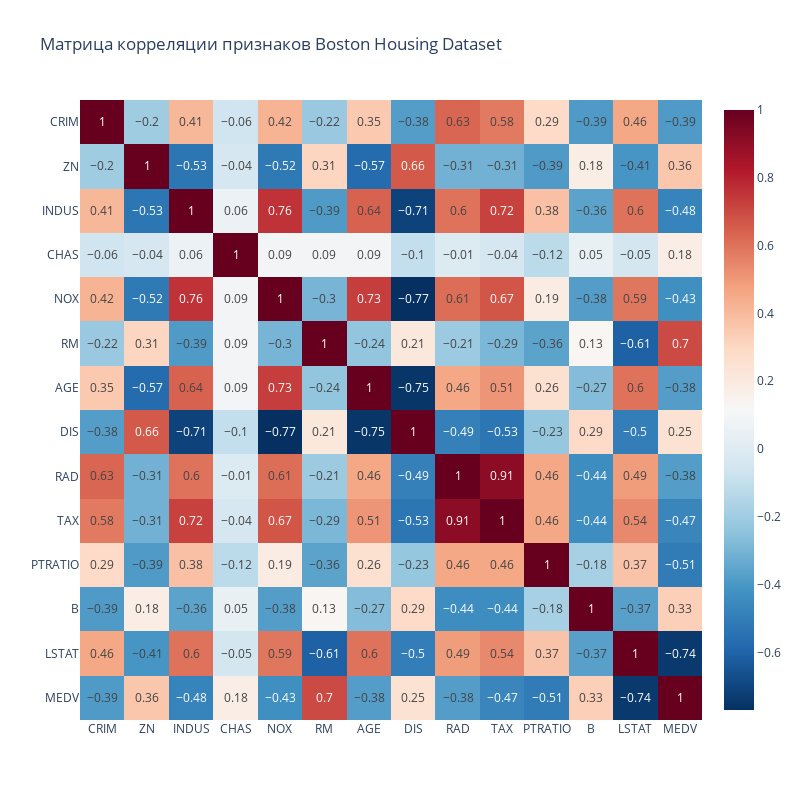

The notebook cell saved with this chart:
### Code cell
# Анализ корреляции между признаками и целевой переменной
# corr(): вычисляет матрицу корреляции Пирсона между всеми числовыми колонками
correlation_matrix = df.corr()

# Сортировка корреляций с целевой переменной MEDV по убыванию
# sort_values(ascending=False): сортирует значения по убыванию
target_correlation = correlation_matrix['MEDV'].sort_values(ascending=False)
abs_correlation = target_correlation.drop('MEDV').abs().sort_values(ascending=False)


print("Корреляция признаков с ценой (MEDV):")
print(target_correlation)

# Тепловая карта корреляций
# px.imshow: создает heatmap (тепловую карту)
# correlation_matrix.round(2): матрица корреляции, округленная до 2 знаков
# color_continuous_scale='RdBu_r': цветовая шкала от синего к красному (reversed)
# aspect="auto": автоматическое соотношение сторон
# text_auto=True: автоматическое отображение значений в ячейках

fig = px.imshow(correlation_matrix.round(2),
                title='Матрица корреляции признаков Boston Housing Dataset',
                aspect="auto",
                color_continuous_scale='RdBu_r',
                text_auto=True)
fig.update_layout(width=800, height=800)  # Размер графика
fig.show()

### Figure 1 — Plotly figure (JSON) as saved in the notebook; plotly's stock layout.template omitted (floating-point values rounded to 4 significant figures; data arrays with more than 128 entries replaced by an {"elided": "..."} marker saying what was removed)
{"data": [{"coloraxis": "coloraxis", "hovertemplate": "x: %{x}<br>y: %{y}<br>color: %{z}<extra></extra>", "name": "0", "texttemplate": "%{z}", "type": "heatmap", "x": ["CRIM", "ZN", "INDUS", "CHAS", "NOX", "RM", "AGE", "DIS", "RAD", "TAX", "PTRATIO", "B", "LSTAT", "MEDV"], "xaxis": "x", "y": ["CRIM", "ZN", "INDUS", "CHAS", "NOX", "RM", "AGE", "DIS", "RAD", "TAX", "PTRATIO", "B", "LSTAT", "MEDV"], "yaxis": "y", "z": {"elided": "14x14 float values"}}], "layout": {"coloraxis": {"colorscale": [[0, "rgb(5,48,97)"], [0.1, "rgb(33,102,172)"], [0.2, "rgb(67,147,195)"], [0.3, "rgb(146,197,222)"], [0.4, "rgb(209,229,240)"], [0.5, "rgb(247,247,247)"], [0.6, "rgb(253,219,199)"], [0.7, "rgb(244,165,130)"], [0.8, "rgb(214,96,77)"], [0.9, "rgb(178,24,43)"], [1, "rgb(103,0,31)"]]}, "height": 800, "title": {"text": "Матрица корреляции признаков Boston Housing Dataset"}, "width": 800, "xaxis": {"anchor": "y", "domain": [0, 1]}, "yaxis": {"anchor": "x", "autorange": "reversed", "domain": [0, 1]}}}
